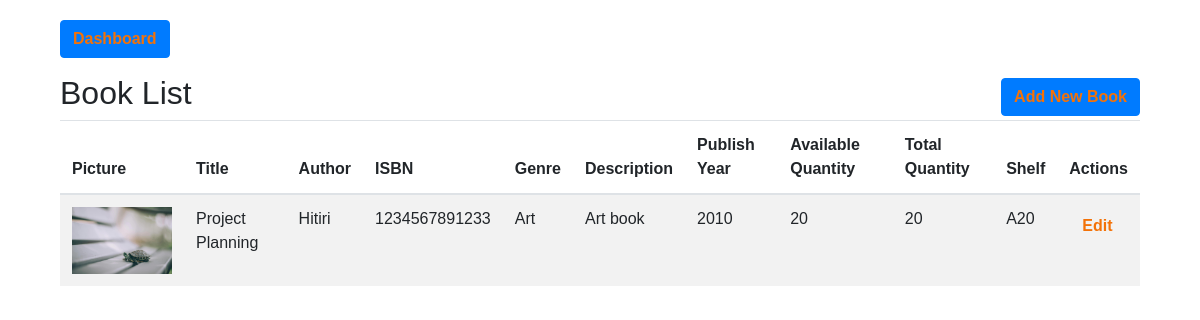
Before: /books with the older database file.
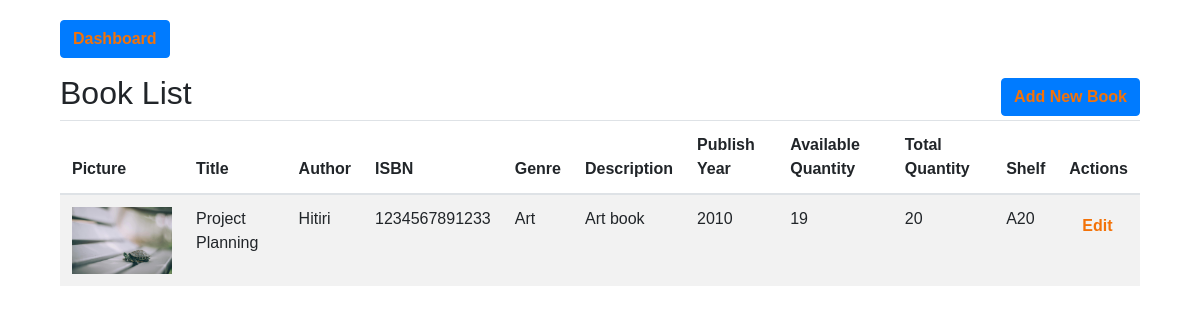
After: the same page with the newer database file.
### models.py (models this page shows, shortened)
class Book(db.Model):
    id = db.Column(db.Integer, primary_key=True)
    picture = db.Column(db.String(120), nullable=True)
    title = db.Column(db.String(150), nullable=False)
    author = db.Column(db.String(100), nullable=False)
    isbn = db.Column(db.String(20), unique=True, nullable=False)
    genre = db.Column(db.String(50), nullable=True)
    description = db.Column(db.String(50), nullable=False)
    publication_year = db.Column(db.Integer)
    available_quantity = db.Column(db.Integer, default=1)
    total_quantity = db.Column(db.Integer, default=1)
    shelf = db.Column(db.String(100), nullable=False)

### app.py (the view)
@app.route('/books')
def list_books():
    books = Book.query.all()
    return render_template('list_books.html', books=books)

### templates/list_books.html
{% extends 'layout.html' %}
{% block content %}
<div class="container">
    <div class="dlink" style="padding-top: 20px;">
        <a href="{{ url_for('dashboard') }}" class="btn btn-primary mb-3">Dashboard</a>
    </div>
    <div class="d-flex justify-content-between align-items-center">
        <h2>Book List</h2>
        <a href="{{ url_for('add_book') }}" class="btn btn-primary">Add New Book</a>
    </div>
    <table class="table table-striped">
        <thead>
            <tr>
                <th>Picture</th>
                <th>Title</th>
                <th>Author</th>
                <th>ISBN</th>
                <th>Genre</th>
                <th>Description</th>
                <th>Publish Year</th>
                <th>Available Quantity</th>
                <th>Total Quantity</th>
                <th>Shelf</th>
                <th>Actions</th>
            </tr>
        </thead>
        <tbody>
            {% for book in books %}
            <tr>
                <td>
                    {% if book.picture %}
                    <img src="{{ url_for('static', filename='uploads/' + book.picture) }}" alt="{{ book.title }}" width="100">
                    {% else %}
                    No image
                    {% endif %}
                </td>
                <td>{{ book.title }}</td>
                <td>{{ book.author }}</td>
                <td>{{ book.isbn }}</td>
                <td>{{ book.genre }}</td>
                <td>{{ book.description }}</td>
                <td>{{ book.publication_year }}</td>
                <td>{{ book.available_quantity }}</td>
                <td>{{ book.total_quantity }}</td>
                <td>{{ book.shelf }}</td>
                <td>
                    <a href="{{ url_for('edit_book', book_id=book.id) }}" class="btn">Edit</a>
                </td>
            </tr>
            {% endfor %}
        </tbody>
    </table>
</div>
{% endblock %}

### templates/layout.html (shortened to what this page needs)
<!DOCTYPE html>
<html lang="en">
<head>
    <link rel="stylesheet" href="https://stackpath.bootstrapcdn.com/bootstrap/4.5.2/css/bootstrap.min.css">
    <link rel="stylesheet" href="{{ url_for('static', filename='styles.css') }}">
</head>
<body>
    <div class="container">
        {% block content %}{% endblock %}
    </div>
</body>
</html>

### static/styles.css (style rules this page uses)
body { font-family: Arial, sans-serif; margin: 0; padding: 0; }
.btn { color: rgb(243, 114, 8); font-weight: bold; }

Changed rows visible on the page:
changed Book "Project Planning": available_quantity "20" → "19"
